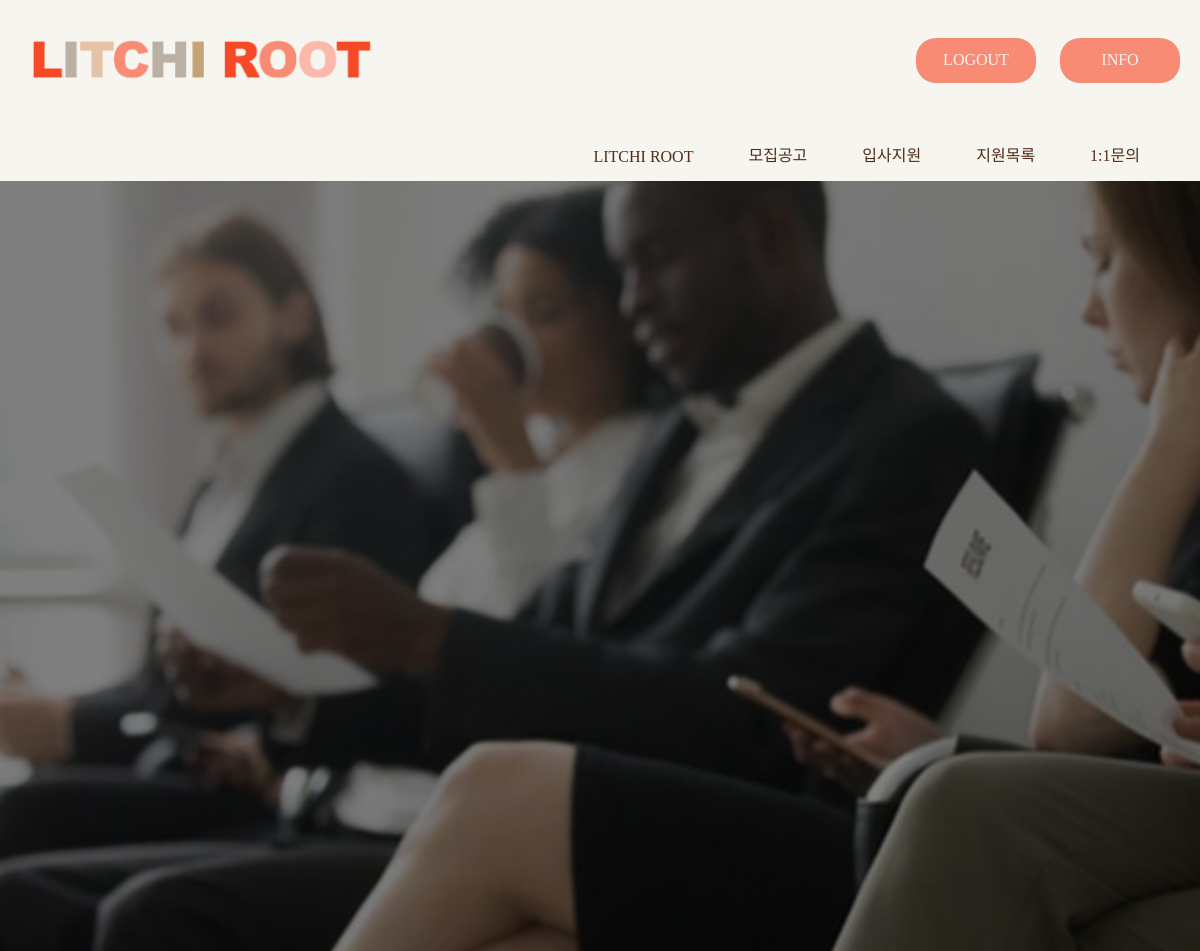
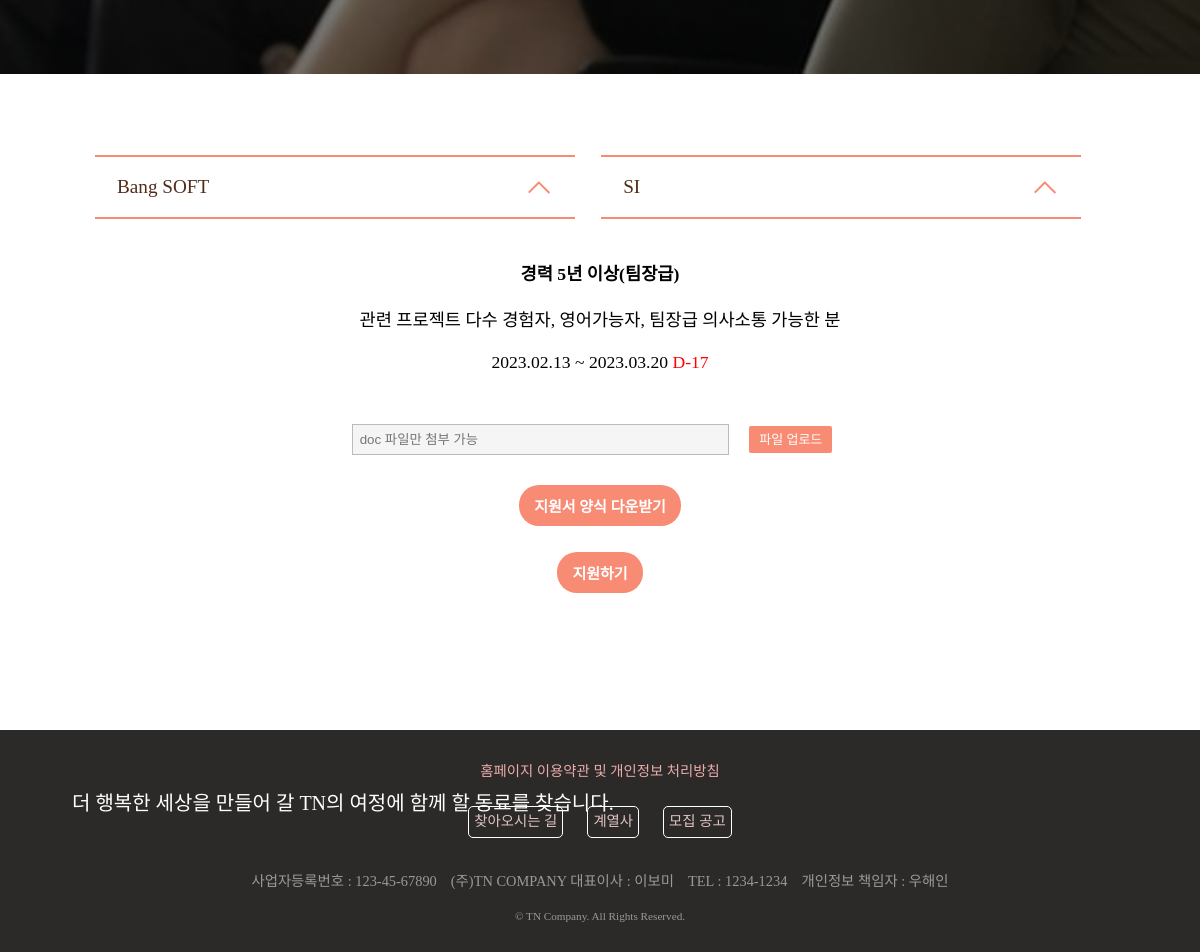
The app's page /apply/1/1 (signed in) with its own data (2 pictures, top to bottom).
### lcapp/models.py (models this page shows)
class Recruitment(models.Model): # PK자동 id 부여
    re_affiliate = models.ForeignKey(Company, on_delete=models.CASCADE, related_name='company') # 계열사 참조 -> 회사가 망하면 삭제
    re_sector = models.CharField(max_length=45) # 업종 이름
    re_career = models.CharField(max_length=20) # 신입, 경력, 신입/경력 3가지 가능
    re_prefer = models.TextField() # 각종 우대사항 ','로 구분하여 적기
    re_sdate = models.DateField() # 모집시작일 설정
    re_edate = models.DateField() # 모집마감일 설정

### lcapp/views.py (the view)
# urls.py: path("apply/<int:company>/<int:recruitment>", views.apply, name='apply'),
def apply(request, company, recruitment):
   try:
      sessionEmail = request.session['email']
   except:
      message = '로그인이 필요한 서비스입니다.'
      return HttpResponse("<script>alert('"+ message +"');location.href='/list';</script>")
   request.session['url'] = request.path
   selectedCompany = company
   selectedRecruitment = recruitment
   companies = Company.objects.all()
   if selectedCompany == 0 and selectedRecruitment  ==0:
      recruitmentes = Recruitment.objects.all()
      context = {
         'companies' : companies,
         'selectedCompany' : selectedCompany,
         'recruitmentes':recruitmentes,
         'selectedRecruitment' : selectedRecruitment,
      }
   else:
      if selectedCompany == 0 and selectedRecruitment != 0:
         selectedCompany = Recruitment.objects.filter(id=recruitment).values('re_affiliate')[0].get('re_affiliate')
      if selectedRecruitment == 0 and selectedCompany != 0:
         selectedRecruitment = Recruitment.objects.filter(re_affiliate=selectedCompany).values('id')[0].get('id')
      recruitmentes = Recruitment.objects.select_related("re_affiliate").filter(re_affiliate=selectedCompany)
      recruitmentDetail = Recruitment.objects.get(id=selectedRecruitment)
      applyDetail = Apply.objects.filter(ap_seeker_id=sessionEmail, ap_recruitment=selectedRecruitment)
      if  applyDetail :
         applyDetail = applyDetail[0]
      recruitmentDetail.dDay = (recruitmentDetail.re_edate - datetime.now().date()).days
      context = {
         'companies' : companies,
         'selectedCompany' : selectedCompany,
         'recruitmentes':recruitmentes,
         'selectedRecruitment' : selectedRecruitment,
         'recruitmentDetail' : recruitmentDetail,
         'applyDetail':applyDetail
      }
   return render(request, 'apply.html', context)

### lcapp/templates/apply.html (shortened to what this page needs)
<!DOCTYPE html>
{% load static %}
<html lang="ko">
<head>
	<link rel="stylesheet" type="text/css" href="{% static 'css/apply_ask_myPage.css'%}" />
</head>
{% include "nav.html" %}
<body style="margin:0">
	<div class="main">
		<div class="apply-title">
            <p>입사지원</p></br>
			<span>더 행복한 세상을 만들어 갈 TN의 여정에 함께 할 동료를 찾습니다.</span>
        </div>
		<div class="selected-items">
			<div class="selected-items select-wrapper-company">
				<div class="select-company">
					<div class="select__trigger-company"><span>회사</span>
						<div class="arrow"></div>
					</div>
				</div>
			</div>
			<div class="selected-items select-wrapper-recruitment">
				<div class="select-recruitment">
					<div class="select__trigger-recruitment"><span>직무</span>
						<div class="arrow"></div>
					</div>
				</div>
			</div>
		</div>
		{% if  selectedRecruitment != 0 or selectedCompany != 0%}
			<div class="select-wrapper-content">
				<strong>{{recruitmentDetail.re_career}}</strong></br></br>
				<code>{{recruitmentDetail.re_prefer}}</code></br></br>
				{{recruitmentDetail.re_sdate|date:'Y.m.d'}} ~ {{recruitmentDetail.re_edate|date:'Y.m.d'}}
				<span style="color:red">D-{{recruitmentDetail.dDay}}</span></br></br>
				<form name="f" action="../../apply_ok/" method="post" enctype="multipart/form-data">
					<div class="mb-3">
						<div class="input-file">
							<input type="text" readonly="readonly" class="file-name" placeholder="doc 파일만 첨부 가능"/>
							<label for="upload01" class="file-label">파일 업로드</label>
						</div>
					</div>
					<button type="button" class="select-wrapper-button" onclick="location.href='../../download?path=file/resume_form.doc '">지원서 양식 다운받기</button></br></br>
					{% if applyDetail.ap_resume == none%}
						<input type="button" class="select-wrapper-button" value="지원하기" onclick="check()"/>
					{% endif%}
			</div>
		{% else %}
			<div class="select-wrapper-content">
				<strong>회사 또는 직무를 선택해 주세요.</strong></br></br>
			</div>
		{% endif %}
	</div>
</body>
{% include "footer.html" %}
</html>

### lcapp/static/css/apply_ask_myPage.css (style rules this page uses)
.main { position:static; min-height:800px; margin-top: 25px; }
.apply-title { position: static; display: inline-block; height: 1000px; width: 100%; background: linear-gradient(rgba(0,0,0,0.5), rgba(0,0,0,0.5)), url(imgs/img_apply.jpeg); background-size: cover; }
.apply-title p { position: absolute; text-align: left; vertical-align: middle; padding: 0 0 15px; top: 70%; left: 7%; width: 380px; color: #ffffff; font-size: 70px; font-family: noto-medium; cursor: default; }
.apply-title span { position: absolute; text-align: left; vertical-align: middle; padding: 10px 0 15px; margin-top: 15px; top: 86%; left: 6%; width: 900px; color: #ffffff; font-size: 30px; font-family: noto-medium; cursor: default; }
.selected-items { margin-top:70px; margin-left: 7%; position: relative; }
.select-wrapper-company, .select-wrapper-recruitment { display: inline-block; position: relative; user-select: none; width: 45%; margin: auto; text-align: center; }
.select-wrapper-content { position: static; display: block; user-select: none; width: 80%; min-height: 470px; margin: auto; margin-top: 30px; text-align: center; top: 70px; font-size: 1.1rem; font-family: noto-medium; }
.select-wrapper-content code { word-break: break-all; font-family: noto-regular; }
.select-wrapper-button { background-color: #f88b74; border: none; color: #fff; padding: 10px 15px; margin-bottom: 5px; border-radius: 20px; outline: none; cursor: pointer; transition: all .4s; font-size: 15px; font-weight: bold; font-family: noto-medium; }
.select-company, .select-recruitment { position: relative; display: flex; flex-direction: column; margin:11px; }
.select__trigger-company, .select__trigger-recruitment { position: relative; display: flex; align-items: center; justify-content: space-between; padding: 0 22px; font-size: 1.2rem; font-weight: 300; font-family: noto-medium; height: 60px; line-height: 60px; cursor: pointer; border-width: 2px 0 2px 0; border-style: solid; border-color: #F88b74; color: #502c19; }
.arrow { position: relative; height: 15px; width: 15px; }
.arrow::before, .arrow::after { content: ""; position: absolute; bottom: 0px; width: 0.15rem; height: 100%; transition: all 0.5s; }
.arrow::before { left: -5px; transform: rotate(45deg); background-color:#F88b74; }
.arrow::after { left: 5px; transform: rotate(-45deg); background-color: #F88b74; }
.mb-3 { margin:1rem; }
.input-file .file-label { margin : 1rem; display: inline-block; min-width: 53px; height: 27px; line-height: 27px; padding: 0 10px; border-radius: 2px; font-size: 13px; background-color: #f88b74; color: #fff; text-align: center; cursor: pointer; font-family: noto-regular; }
.input-file .file-name { width: 40%; background: #f5f5f5; height: 27px; line-height: 26px; text-indent: 5px; border: 1px solid #bbb; cursor: default; outline: none; }
@media (max-width: 1200px) { .apply-title p { font-size: 50px; top: 78%; width: 300px; } }
@media (max-width: 1200px) { .apply-title span { font-size: 20px; top: 90%; width: 600px; } }

### records on screen
Recruitment: re_career "경력 5년 이상(팀장급)", re_prefer "관련 프로젝트 다수 경험자, 영어가능자, 팀장급 의사소통 가능한 분", re_sdate "2023.02.13", re_edate "2023.03.20", dDay "17"
